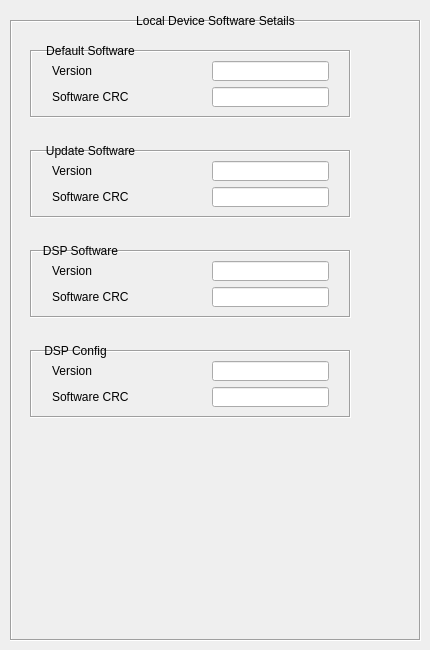
                      <widget class="QWidget" name="remoteDevSoftwareDetails">
                       <attribute name="title">
                        <string>Software Details</string>
                       </attribute>
                       <widget class="QFrame" name="frameRemoteSoftware">
                        <property name="geometry">
                         <rect>
                          <x>10</x>
                          <y>20</y>
                          <width>411</width>
                          <height>621</height>
                         </rect>
                        </property>
                        <property name="sizePolicy">
                         <sizepolicy hsizetype="Preferred" vsizetype="Preferred">
                          <horstretch>0</horstretch>
                          <verstretch>0</verstretch>
                         </sizepolicy>
                        </property>
                        <property name="frameShape">
                         <enum>QFrame::Box</enum>
                        </property>
                        <property name="frameShadow">
                         <enum>QFrame::Sunken</enum>
                        </property>
                        <widget class="QFrame" name="frameLocalDefSoftware_3">
                         <property name="geometry">
                          <rect>
                           <x>20</x>
                           <y>30</y>
                           <width>321</width>
                           <height>68</height>
                          </rect>
                         </property>
                         <property name="sizePolicy">
                          <sizepolicy hsizetype="Preferred" vsizetype="Preferred">
                           <horstretch>0</horstretch>
                           <verstretch>0</verstretch>
                          </sizepolicy>
                         </property>
                         <property name="autoFillBackground">
                          <bool>false</bool>
                         </property>
                         <property name="frameShape">
                          <enum>QFrame::Box</enum>
                         </property>
                         <property name="frameShadow">
                          <enum>QFrame::Sunken</enum>
                         </property>
                         <property name="lineWidth">
                          <number>1</number>
                         </property>
                         <layout class="QGridLayout" name="gridLayout_28">
                          <property name="leftMargin">
                           <number>20</number>
                          </property>
                          <property name="rightMargin">
                           <number>20</number>
                          </property>
                          <property name="horizontalSpacing">
                           <number>80</number>
                          </property>
                          <item row="0" column="0">
                           <widget class="QLabel" name="labelLocalDefSoftVersion_3">
                            <property name="text">
                             <string>Version</string>
                            </property>
                           </widget>
                          </item>
                          <item row="0" column="1">
                           <widget class="QLineEdit" name="lineEditLocalDefSoftVersion_3"/>
                          </item>
                          <item row="1" column="0">
                           <widget class="QLabel" name="labelLocalDefSoftCrc_3">
                            <property name="text">
                             <string>Software CRC </string>
                            </property>
                           </widget>
                          </item>
                          <item row="1" column="1">
                           <widget class="QLineEdit" name="lineEditLocalDefSoftCrc_3"/>
                          </item>
                         </layout>
                        </widget>
                        <widget class="QLabel" name="labelLocalDefaultSoftware_3">
                         <property name="geometry">
                          <rect>
                           <x>30</x>
                           <y>20</y>
                           <width>101</width>
                           <height>21</height>
                          </rect>
                         </property>
                         <property name="text">
                          <string>Default Software</string>
                         </property>
                         <property name="scaledContents">
                          <bool>false</bool>
                         </property>
                         <property name="alignment">
                          <set>Qt::AlignCenter</set>
                         </property>
                        </widget>
                        <widget class="QFrame" name="frameLocalUpdSoftware_3">
                         <property name="geometry">
                          <rect>
                           <x>20</x>
                           <y>130</y>
                           <width>321</width>
                           <height>68</height>
                          </rect>
                         </property>
                         <property name="sizePolicy">
                          <sizepolicy hsizetype="Preferred" vsizetype="Preferred">
                           <horstretch>0</horstretch>
                           <verstretch>0</verstretch>
                          </sizepolicy>
                         </property>
                         <property name="autoFillBackground">
                          <bool>false</bool>
                         </property>
                         <property name="frameShape">
                          <enum>QFrame::Box</enum>
                         </property>
                         <property name="frameShadow">
                          <enum>QFrame::Sunken</enum>
                         </property>
                         <property name="lineWidth">
                          <number>1</number>
                         </property>
                         <layout class="QGridLayout" name="gridLayout_29">
                          <property name="leftMargin">
                           <number>20</number>
                          </property>
                          <property name="rightMargin">
                           <number>20</number>
                          </property>
                          <property name="horizontalSpacing">
                           <number>80</number>
                          </property>
                          <item row="0" column="0">
                           <widget class="QLabel" name="labelLocalUpdSoftVersion_3">
                            <property name="text">
                             <string>Version</string>
                            </property>
                           </widget>
                          </item>
                          <item row="0" column="1">
                           <widget class="QLineEdit" name="lineEditLocalUpdSoftVersion_3"/>
                          </item>
                          <item row="1" column="0">
                           <widget class="QLabel" name="labelLocalUpdSoftCrc_3">
                            <property name="text">
                             <string>Software CRC </string>
                            </property>
                           </widget>
                          </item>
                          <item row="1" column="1">
                           <widget class="QLineEdit" name="lineEditLocalUpdSoftCrc_3"/>
                          </item>
                         </layout>
                        </widget>
                        <widget class="QLabel" name="labelLocalUpdateSoftware_3">
                         <property name="geometry">
                          <rect>
                           <x>30</x>
                           <y>120</y>
                           <width>101</width>
                           <height>21</height>
                          </rect>
                         </property>
                         <property name="text">
                          <string>Update Software</string>
                         </property>
                         <property name="scaledContents">
                          <bool>false</bool>
                         </property>
                         <property name="alignment">
                          <set>Qt::AlignCenter</set>
                         </property>
                        </widget>
                        <widget class="QFrame" name="frameLocalDspSoftware_3">
                         <property name="geometry">
                          <rect>
                           <x>20</x>
                           <y>230</y>
                           <width>321</width>
                           <height>68</height>
                          </rect>
                         </property>
                         <property name="sizePolicy">
                          <sizepolicy hsizetype="Preferred" vsizetype="Preferred">
                           <horstretch>0</horstretch>
                           <verstretch>0</verstretch>
                          </sizepolicy>
                         </property>
                         <property name="autoFillBackground">
                          <bool>false</bool>
                         </property>
                         <property name="frameShape">
                          <enum>QFrame::Box</enum>
                         </property>
                         <property name="frameShadow">
                          <enum>QFrame::Sunken</enum>
                         </property>
                         <property name="lineWidth">
                          <number>1</number>
                         </property>
                         <layout class="QGridLayout" name="gridLayout_30">
                          <property name="leftMargin">
                           <number>20</number>
                          </property>
                          <property name="rightMargin">
                           <number>20</number>
                          </property>
                          <property name="horizontalSpacing">
                           <number>80</number>
                          </property>
                          <item row="0" column="0">
                           <widget class="QLabel" name="labelLocalDspSoftVersion_3">
                            <property name="text">
                             <string>Version</string>
                            </property>
                           </widget>
                          </item>
                          <item row="0" column="1">
                           <widget class="QLineEdit" name="lineEditLocalDspSoftVersion_3"/>
                          </item>
                          <item row="1" column="0">
                           <widget class="QLabel" name="labelLocalDspSoftCrc_3">
                            <property name="text">
                             <string>Software CRC </string>
                            </property>
                           </widget>
                          </item>
                          <item row="1" column="1">
                           <widget class="QLineEdit" name="lineEditLocalDspSoftCrc_3"/>
                          </item>
                         </layout>
                        </widget>
                        <widget class="QLabel" name="labelLocalDspSoftware_3">
                         <property name="geometry">
                          <rect>
                           <x>30</x>
                           <y>220</y>
                           <width>81</width>
                           <height>21</height>
                          </rect>
                         </property>
                         <property name="text">
                          <string>DSP Software</string>
                         </property>
                         <property name="scaledContents">
                          <bool>false</bool>
                         </property>
                         <property name="alignment">
                          <set>Qt::AlignCenter</set>
                         </property>
                        </widget>
                        <widget class="QFrame" name="frameLocalDspConfig_3">
                         <property name="geometry">
                          <rect>
                           <x>20</x>
                           <y>330</y>
                           <width>321</width>
                           <height>68</height>
                          </rect>
                         </property>
                         <property name="sizePolicy">
                          <sizepolicy hsizetype="Preferred" vsizetype="Preferred">
                           <horstretch>0</horstretch>
                           <verstretch>0</verstretch>
                          </sizepolicy>
                         </property>
                         <property name="autoFillBackground">
                          <bool>false</bool>
                         </property>
                         <property name="frameShape">
                          <enum>QFrame::Box</enum>
                         </property>
                         <property name="frameShadow">
                          <enum>QFrame::Sunken</enum>
                         </property>
                         <property name="lineWidth">
                          <number>1</number>
                         </property>
                         <layout class="QGridLayout" name="gridLayout_31">
                          <property name="leftMargin">
                           <number>20</number>
                          </property>
                          <property name="rightMargin">
                           <number>20</number>
                          </property>
                          <property name="horizontalSpacing">
                           <number>80</number>
                          </property>
                          <item row="0" column="0">
                           <widget class="QLabel" name="labelLocalDspConfVersion_3">
                            <property name="text">
                             <string>Version</string>
                            </property>
                           </widget>
                          </item>
                          <item row="0" column="1">
                           <widget class="QLineEdit" name="lineEditLocalDspConfVersion_3"/>
                          </item>
                          <item row="1" column="0">
                           <widget class="QLabel" name="labelLocalDspConfCrc_3">
                            <property name="text">
                             <string>Software CRC </string>
                            </property>
                           </widget>
                          </item>
                          <item row="1" column="1">
                           <widget class="QLineEdit" name="lineEditLocalDspConfCrc_3"/>
                          </item>
                         </layout>
                        </widget>
                        <widget class="QLabel" name="labelLocalDspConfig_3">
                         <property name="geometry">
                          <rect>
                           <x>30</x>
                           <y>320</y>
                           <width>71</width>
                           <height>21</height>
                          </rect>
                         </property>
                         <property name="text">
                          <string>DSP Config</string>
                         </property>
                         <property name="scaledContents">
                          <bool>false</bool>
                         </property>
                         <property name="alignment">
                          <set>Qt::AlignCenter</set>
                         </property>
                        </widget>
                       </widget>
                       <widget class="QLabel" name="labelLocalDevSoftwareDetails_3">
                        <property name="geometry">
                         <rect>
                          <x>120</x>
                          <y>10</y>
                          <width>191</width>
                          <height>21</height>
                         </rect>
                        </property>
                        <property name="text">
                         <string>Local Device Software Setails</string>
                        </property>
                        <property name="scaledContents">
                         <bool>false</bool>
                        </property>
                        <property name="alignment">
                         <set>Qt::AlignCenter</set>
                        </property>
                       </widget>
                      </widget>
